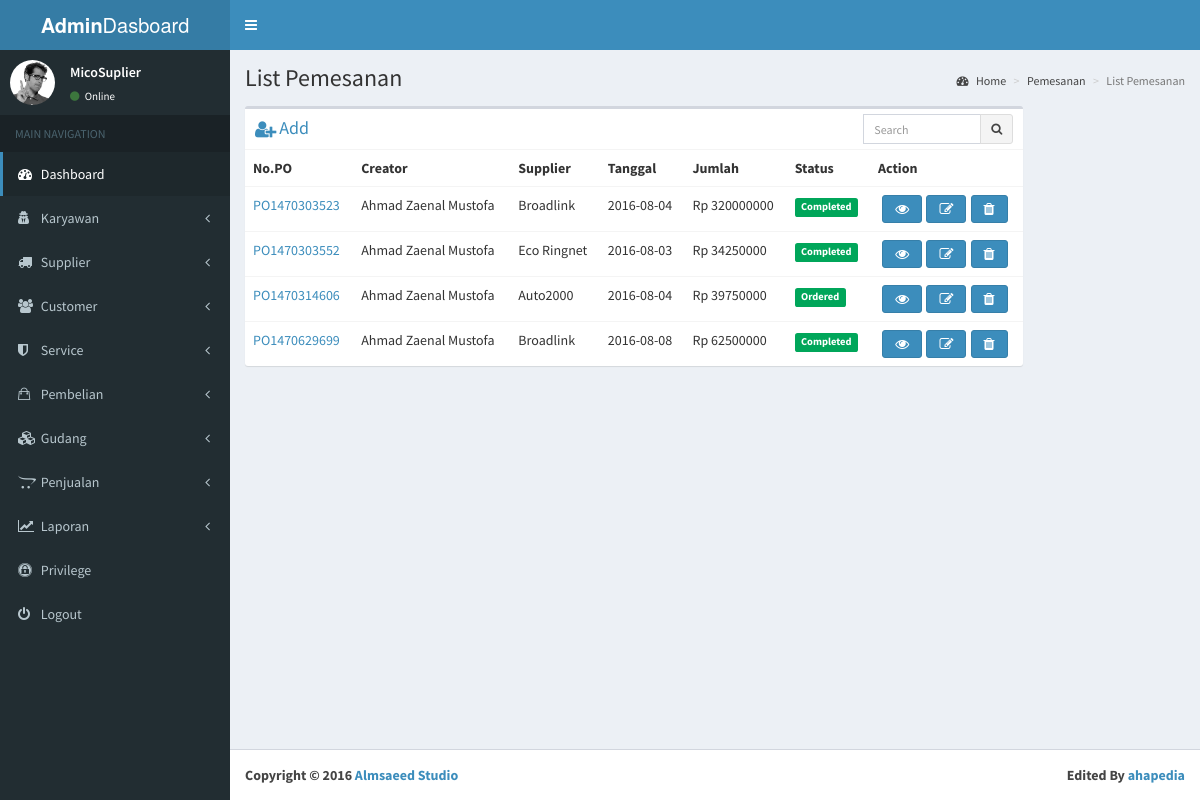
The page /index.php/pembelian/listPemesanan on the database its author committed.
### tables this page shows
CREATE TABLE `purchasing` (
  `id_po` varchar(100) NOT NULL,
  `id_suplier` int(11) NOT NULL,
  `id_petugas` varchar(100) NOT NULL,
  `tanggal_po` date NOT NULL,
  `totalHarga` int(11) NOT NULL,
  `status` int(11) NOT NULL DEFAULT '1'
);

CREATE TABLE `petugas` (
  `id_petugas` varchar(100) NOT NULL,
  `nama` varchar(200) NOT NULL,
  `jenkel` varchar(3) NOT NULL,
  `alamat` varchar(500) NOT NULL,
  `hp` varchar(20) NOT NULL,
  `email` varchar(200) NOT NULL,
  `jabatan` varchar(200) NOT NULL,
  `tgl` date NOT NULL,
  `photo_link` varchar(500) NOT NULL,
  `password` varchar(200) NOT NULL
);

CREATE TABLE `suplier` (
  `id_suplier` int(11) NOT NULL,
  `nama_suplier` varchar(200) NOT NULL,
  `alamat` varchar(500) NOT NULL,
  `hp` varchar(20) NOT NULL,
  `email` varchar(200) NOT NULL,
  `deskripsi` text NOT NULL,
  `tgl` datetime NOT NULL,
  `photo_link` varchar(200) NOT NULL
);

### application/controllers/Pembelian.php (called while the page is built, shortened)
<?php
class Pembelian extends CI_Controller {
	public function listPemesanan()
	{
		$this->load->model('mpembelian');
		$data['isi']=$this->mpembelian->listPemesanan();
		$this->load->view('dasboard/head');
		$this->load->view('dasboard/header');
		$this->load->view('dasboard/sidebar');
		$this->load->view('dasboard/listPemesanan',$data);
		$this->load->view('dasboard/footer');
	}
}
?>

### index.php (called while the page is built, shortened)
<?php
require_once BASEPATH.'core/CodeIgniter.php';

### application/models/Mpembelian.php (called while the page is built, shortened)
<?php
class Mpembelian extends CI_Model{
	 public function listPemesanan(){
		 $this->db->reconnect();
			$query = $this->db->query("CALL sp_list_purchasing()");
			if ($query->num_rows() > 0)
			{
			foreach ($query->result() as $row)
			{
					$hasil[] = $row;
			}
			return $hasil;
			}
			else{
				return 0;
			}
	 }
}
?>

### application/views/dasboard/listPemesanan.php (the view, shortened to what this page needs)
 <div class="content-wrapper">
   <section class="content-header">
     <h1>
       List Pemesanan
     </h1>
     <ol class="breadcrumb">
       <li><a href="#"><i class="fa fa-dashboard"></i> Home</a></li>
       <li><a href="#">Pemesanan</a></li>
       <li class="active">List Pemesanan</li>
     </ol>
   </section>
   <section class="content">
     <div class="row">
       <div class="col-xs-12 col-lg-10">
         <div class="box">
           <div class="box-header">
            <a href="<?php echo base_url() ?>admin/addPetugas"><i class="fa fa-user-plus fa-lg"></i> <strong><h2 class="box-title">Add</h2></strong></a>
             <div class="box-tools">
              <form method="post" action="<?php echo base_url() ?>admin/cariPetugas" enctype="multipart/form-data">
               <div class="input-group" style="width: 150px;">
                 <input type="text" name="cari" class="form-control input-sm pull-right" placeholder="Search">
                 <div class="input-group-btn">
                   <button class="btn btn-sm btn-default"><i class="fa fa-search"></i></button>
                 </div>
               </div>
 </form>
             </div>
           </div>
           <div class="box-body table-responsive no-padding">
             <table class="table table-hover">
               <tr>
                 <th>No.PO</th>
                 <th>Creator</th>
                 <th>Supplier</th>
                 <th>Tanggal</th>
  <th>Jumlah</th>
                 <th>Status</th>
  <th>Action</th>
               </tr>
<?php
		if(!empty($isi)){
		foreach($isi as $baris){ ?>
               <tr>
                 <td><a href="<?php echo base_url(),"admin/viewPetugas/",$baris->id_po?>"><?php echo $baris->id_po?></a></td>
                 <td><?php echo $baris->nama_petugas?></td>
                 <td><?php echo $baris->nama_suplier?></td>
  <td><?php echo $baris->tanggal_po?></td>
  <td>Rp <?php echo $baris->totalHarga?></td>
                 <td><span class="label label-success"><?php
		if($baris->status=="1"){
			echo "Ordered";
		}else if($baris->status=="2"){
			echo "Returning";
		}else if($baris->status=="3"){
			echo "Completed";
		}
  ?></span></td>
  <td>
   <div class="btn-group btn-group-lg">
   <a href="<?php echo base_url(),"pembelian/deletePetugas/",$baris->id_po?>"><li class="fa  fa-trash btn btn-primary pull-right" data-toggle="tooltip" data-placement="top" title="Delete"></li></a>
	<a style="cursor: pointer;" data-toggle="modal" data-target="#myModal<?php echo $baris->nama_petugas ?>"><li class="fa fa-pencil-square-o btn btn-primary pull-right " data-toggle="tooltip" data-placement="top" title="Edit"></li></a>
	<a href="<?php echo base_url(),"pembelian/viewPetugas/",$baris->id_po?>"><li class="fa fa-eye btn btn-primary pull-right" data-toggle="tooltip" data-placement="top" title="View"></li></a>
	</div>
</td>
               </tr>
<?php }}
			else{
				echo "Belum ada data Petugas";
			}
		?>
             </table>
           </div>
         </div>
       </div>
     </div>
   </section>
 </div>

### rows shown on the page
purchasing: id_po "PO1470303523", id_petugas.nama "Ahmad Zaenal Mustofa", id_suplier.nama_suplier "Broadlink", tanggal_po "2016-08-04", totalHarga "320000000", status "Completed"
purchasing: id_po "PO1470303552", id_petugas.nama "Ahmad Zaenal Mustofa", id_suplier.nama_suplier "Eco Ringnet", tanggal_po "2016-08-03", totalHarga "34250000", status "Completed"
purchasing: id_po "PO1470314606", id_petugas.nama "Ahmad Zaenal Mustofa", id_suplier.nama_suplier "Auto2000", tanggal_po "2016-08-04", totalHarga "39750000", status "Ordered"
purchasing: id_po "PO1470629699", id_petugas.nama "Ahmad Zaenal Mustofa", id_suplier.nama_suplier "Broadlink", tanggal_po "2016-08-08", totalHarga "62500000", status "Completed"
